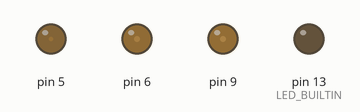
This sketch was run on a simulated Arduino Uno, built with avr-gcc and run on an emulated ATmega328P. Shown: output pins drawn as LEDs (lit = HIGH).

Above: at 0.05 s.
At 0.8 s:
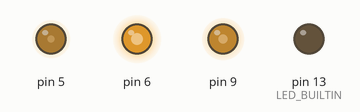
At 1.55 s:
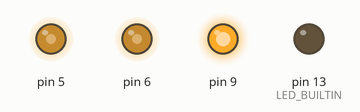
At 3.05 s:
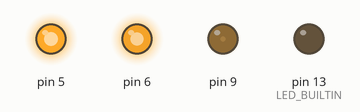
At 4.55 s:
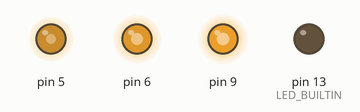
At 6.05 s:
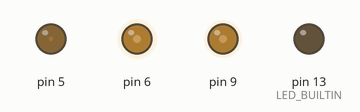
Timing chart, 0 to 8.0 s (numbered marks = the images above):
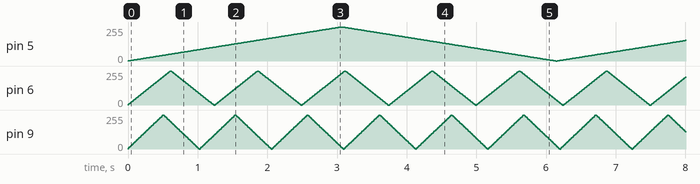

The sketch:

RGB_Test.ino
```cpp
int r;
int g;
int b;
int rd = 1;
int gd = 1;
int bd = 1;

void setup()
{
  pinMode(9, OUTPUT);
  pinMode(5, OUTPUT);
  pinMode(6, OUTPUT);
  pinMode(LED_BUILTIN, OUTPUT);
}

void loop()
{
  r += 6 * rd;
  g += gd;
  b += 5 * bd;

  if (r > 255 && rd > 0)
  {
    rd = -1;
    r = 255;
  }
  if (g > 255 && gd > 0)
  {
    gd = -1;
    g = 255;
  }
  if (b > 255 && bd > 0)
  {
    bd = -1;
    b = 255;
  }

  if (r < 0 && rd < 0)
  {
    rd = 1;
    r = 0;
  }
  if (g < 0 && gd < 0)
  {
    gd = 1;
    g = 0;
  }
  if (b < 0 && bd < 0)
  {
    bd = 1;
    b = 0;
  }

  analogWrite(9, r);
  analogWrite(5, g);
  analogWrite(6, b);

  delay(12);
}
```
